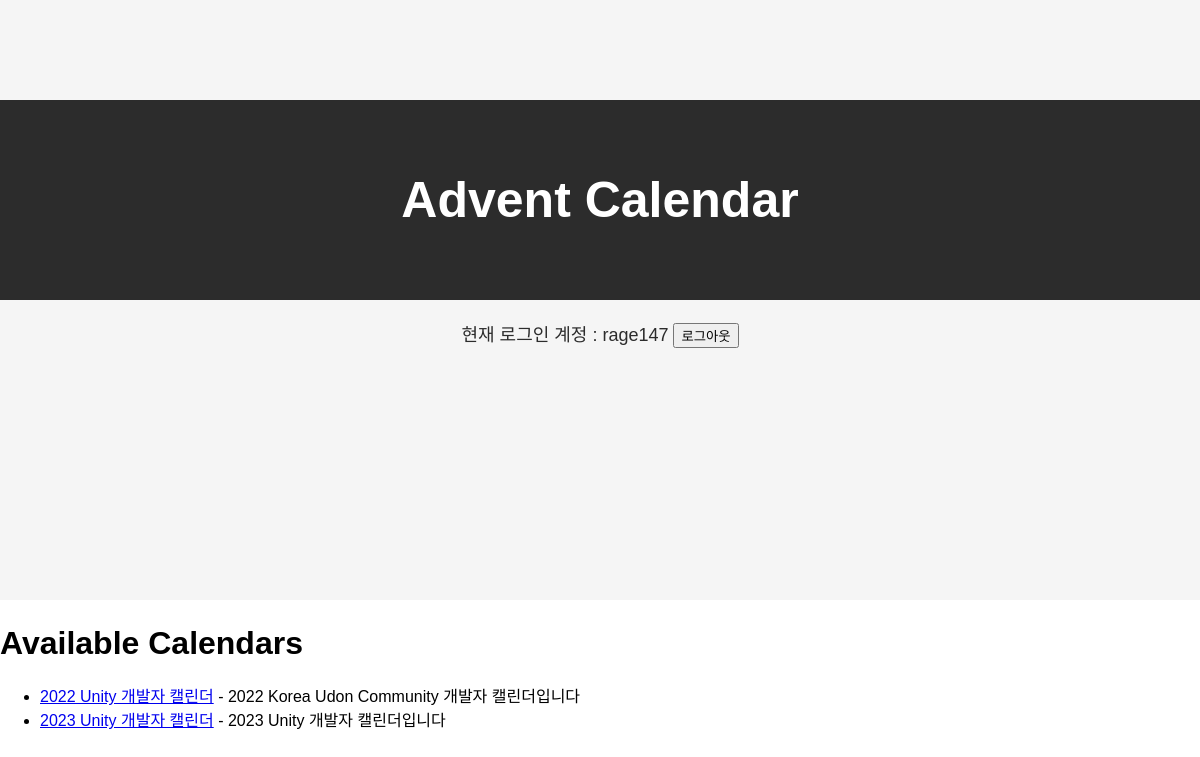
/calendar_list/ (signed in), run on the app's committed database.
### calendarapp/models.py (models this page shows, shortened)
class Calendar(models.Model):
    name = models.CharField(max_length=200)
    description = models.TextField()
    creator = models.ForeignKey(settings.AUTH_USER_MODEL, on_delete=models.CASCADE)
    created_date = models.DateTimeField(auto_now_add=True)

### calendarapp/views.py (the view)
# urls.py: path('calendar_list/', views.calendar_list, name='calendar_list'),
def calendar_list(request):
    calendars = Calendar.objects.all()
    return render(request, 'calendar_list.html', {'calendars': calendars})

### calendarapp/templates/calendar_list.html
{% extends 'base.html' %}
{% block content %}
    <h1>Available Calendars</h1>
    <ul>
        {% for calendar in calendars %}
            <li>
                <a href="{% url 'calendar_detail' calendar.id %}">{{ calendar.name }}</a> - {{ calendar.description }}
            </li>
        {% endfor %}
    </ul>
{% endblock %}

### calendarapp/templates/base.html (shortened to what this page needs)
<!DOCTYPE html>
<html lang="en">
<head>
    <link rel="stylesheet" href="https://cdnjs.cloudflare.com/ajax/libs/font-awesome/6.0.0-beta3/css/all.min.css">
    {% load static %}
</head>
<body>
    <div class="top-page">
        <a href="{% url 'home' %}" class="pink-header" style="text-decoration: none">
            Advent Calendar
        </a>
        {% if user.is_authenticated %}
        <div class="user-info">
            현재 로그인 계정 : {{ user.username }}
            <a href="{% url 'account_logout' %}"><button>로그아웃</button></a>
        </div>
        {% endif %}
    </div>
    {% block content %}{% endblock %}
</body>
</html>

### calendarapp/templates/base.html (style rules this page uses)
body { margin: 0; padding: 0; font-family: Arial, sans-serif; }
.top-page { margin: 0 auto 25px auto; height: 500px; width: 100%; background-color: #F5F5F5; padding-top: 100px; }
.pink-header { background-color: #2C2C2C; height: 200px; width: 100vw; max-width: 100%; text-align: center; display: flex; justify-content: center; align-items: center; color: white; font-size: 50px; font-weight: bold; box-sizing: border-box; }
.user-info { text-align: center; margin-top: 20px; font-size: 18px; color: #2C2C2C; }

### data on the page
Calendar: name "2022 Unity 개발자 캘린더", description "2022 Korea Udon Community 개발자 캘린더입니다"
Calendar: name "2023 Unity 개발자 캘린더", description "2023 Unity 개발자 캘린더입니다"

### other printed values
{{ user.username }} "rage147"
